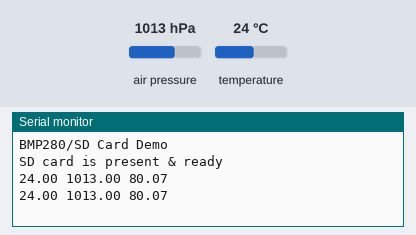
Bench run of a sketch on a simulated Arduino Uno, built with avr-gcc and run on an emulated ATmega328P. Parts: the last lines printed to the serial monitor. The inputs (shaded band) are chosen by the test bench; at power-on: air pressure 1013 hPa, temperature 24 °C. Storage starts empty.

Above: at 1.2 s.
1.3 s: air pressure set to 952 hPa
At 2.6 s:
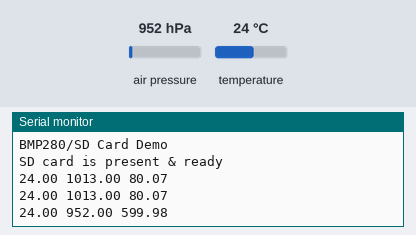
2.8 s: temperature set to 12 °C
At 3.9 s:
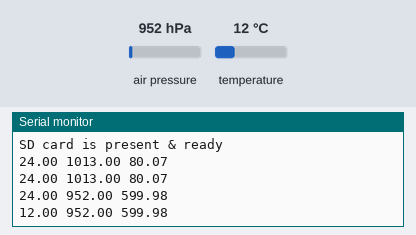
4.3 s: air pressure set to 975 hPa
At 5.8 s:
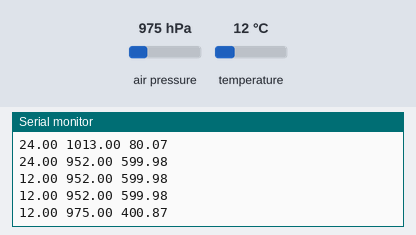
Timing chart, 0 to 7.3 s (numbered marks = the images above; inputs shaded):
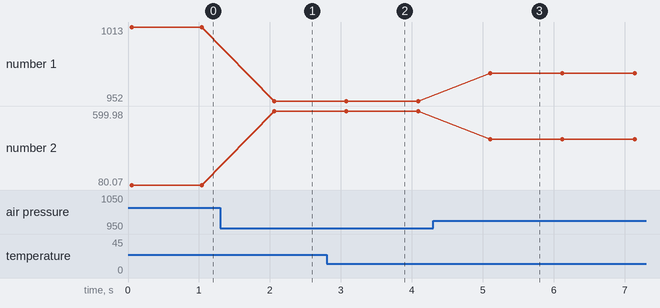

Measured:
- after the input at 1.3 s, the serial monitor: prints a new line after 0.76 s (image 1)
- after the input at 2.8 s, the serial monitor: prints a new line after 0.27 s (image 2)
- after the input at 4.3 s, the serial monitor: prints a new line after 0.81 s (image 3)
- plotted number 1: 1013 → 952 after the input at 1.3 s, 952 → 975 after the input at 4.3 s
- plotted number 2: 80.07 → 599.98 after the input at 1.3 s, 599.98 → 400.87 after the input at 4.3 s

The sketch:

bmp_SD.ino
```cpp
/*
 Wiring

  BMP280:
  VCC = 3.3V
  GND = GND
  SCL = A5
  SDA = A4
  CSB = na
  SDO = na

  SD-module:
  CS = D4
  SCK = D13
  MOSI = D11
  MISO = D12
  VCC = 5V
  GND = GND
*/

#include <SD.h>
#include <SPI.h>
#include <Adafruit_BMP280.h>
Adafruit_BMP280 bmp;
File myFile;
const int chipSelect = 4;
float QNH = 1022.67; //Change the "1022.67" to your current barrometric pressure
const int BMP_address = 0x76;

float pressure;
float temperature;
float altimeter;
char charRead;
char runMode;
byte i = 0; //counter
char dataStr[100] = "";
char buffer[7];

void setup(){
  Serial.begin(9600);
  Serial.println("BMP280/SD Card Demo");
  bmp.begin(BMP_address);
  if (SD.begin(chipSelect))
  {
    Serial.println("SD card is present & ready");
  }
  else
  {
    Serial.println("SD card missing or failure");
    while (1); //halt program
  }
}

void loop(){
  dataStr[0] = 0;
  pressure = bmp.readPressure() / 100; //and conv Pa to hPa
  temperature = bmp.readTemperature();
  altimeter = bmp.readAltitude (QNH); //QNH is your current barrometric pressure

  dtostrf(temperature, 5, 1, buffer);  //5 is mininum width, 1 is precision; float value is copied onto buff
  strcat( dataStr, buffer); //append the coverted float
  strcat( dataStr, " "); //append space

  dtostrf(pressure, 5, 1, buffer);  //5 is mininum width, 1 is precision; float value is copied onto buff
  strcat( dataStr, buffer); //append the coverted float
  strcat( dataStr, " "); //append the space

  dtostrf(altimeter, 5, 1, buffer);  //5 is mininum width, 1 is precision; float value is copied onto buff
  strcat( dataStr, buffer); //append the coverted float
  strcat( dataStr, 0); //terminate correctly

    Serial.print(temperature);
    Serial.print(" ");
    Serial.print(pressure);
    Serial.print(" ");
    Serial.print(altimeter);
    Serial.println();

    // open the file. note that only one file can be open at a time,
    myFile = SD.open("csv.txt", FILE_WRITE);
    // if the file opened okay, write to it:
    if (myFile)
    {
      myFile.println(dataStr);
      myFile.close();
    }
    else
    {
      Serial.println("error opening csv.txt");
    }
    delay(1000);
  }
```
